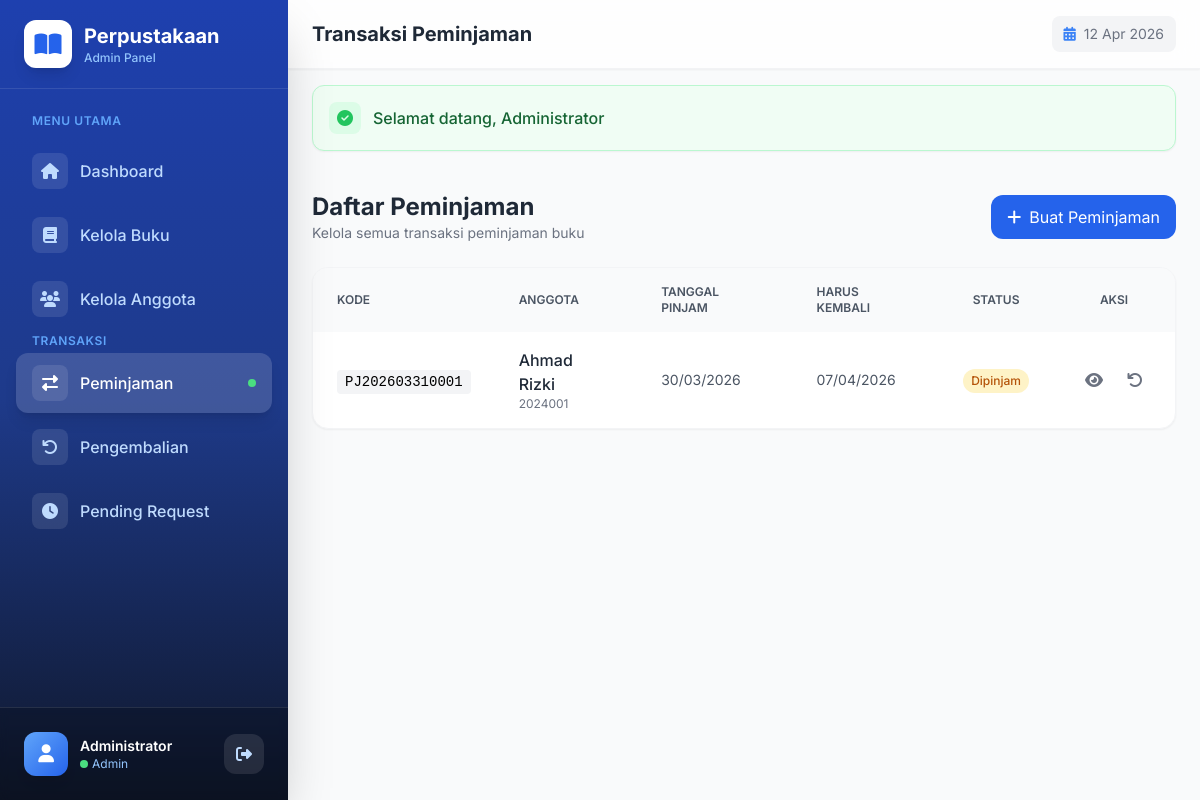
Page /admin/transaksi (signed in) on the committed database.
### tables this page shows
CREATE TABLE `peminjaman` (
  `id` int(11) NOT NULL,
  `kode_peminjaman` varchar(20) NOT NULL,
  `anggota_id` int(11) NOT NULL,
  `user_id` int(11) DEFAULT NULL,
  `tanggal_pinjam` date NOT NULL,
  `tanggal_harus_kembali` date NOT NULL,
  `tanggal_kembali` date DEFAULT NULL,
  `status` enum('pending','dipinjam','dikembalikan','terlambat','ditolak') DEFAULT 'pending',
  `total_denda` decimal(10,2) DEFAULT 0.00,
  `keterangan` text DEFAULT NULL,
  `created_at` timestamp NOT NULL DEFAULT current_timestamp(),
  `updated_at` timestamp NOT NULL DEFAULT current_timestamp() ON UPDATE current_timestamp()
);

CREATE TABLE `anggota` (
  `id` int(11) NOT NULL,
  `nis` varchar(20) NOT NULL,
  `nama` varchar(100) NOT NULL,
  `jenis_kelamin` enum('L','P') NOT NULL,
  `kelas` varchar(20) NOT NULL,
  `jurusan` varchar(100) DEFAULT NULL,
  `alamat` text DEFAULT NULL,
  `telepon` varchar(20) DEFAULT NULL,
  `email` varchar(100) DEFAULT NULL,
  `username` varchar(50) NOT NULL,
  `password` varchar(255) NOT NULL,
  `foto` varchar(255) DEFAULT NULL,
  `tanggal_daftar` date NOT NULL,
  `status` enum('aktif','nonaktif','suspend') DEFAULT 'aktif',
  `max_pinjam` int(11) DEFAULT 3,
  `created_at` timestamp NOT NULL DEFAULT current_timestamp(),
  `updated_at` timestamp NOT NULL DEFAULT current_timestamp() ON UPDATE current_timestamp()
);

### controllers/TransaksiController.php (called while the page is built, shortened)
<?php
class TransaksiController {
    private $peminjamanModel;
    public function __construct() {
        $this->peminjamanModel = new Peminjaman();
    }
    public function index() {
        $data = [
            'user' => Session::get('user_data'),
            'peminjaman' => $this->peminjamanModel->getAll()
        ];
        include BASE_PATH . '/views/admin/transaksi/index.php';
    }
}

### helpers/Session.php (called while the page is built, shortened)
<?php
class Session {
    public static function get($key, $default = null) {
        return $_SESSION[$key] ?? $default;
    }
}

### config/Database.php (called while the page is built, shortened)
<?php
class Database {
    private static $instance = null;
    private $connection;
    private $host = 'localhost';
    private $db_name = 'db_perpustakaan';
    private $username = 'root';
    private $password = '';
    private $charset = 'utf8mb4';
    private function __construct() {
        try {
            $dsn = "mysql:host={$this->host};dbname={$this->db_name};charset={$this->charset}";
            $options = [
                PDO::ATTR_ERRMODE => PDO::ERRMODE_EXCEPTION,
                PDO::ATTR_DEFAULT_FETCH_MODE => PDO::FETCH_ASSOC,
                PDO::ATTR_EMULATE_PREPARES => false,
            ];
            $this->connection = new PDO($dsn, $this->username, $this->password, $options);
        } catch (PDOException $e) {
            die("Koneksi database gagal: " . $e->getMessage());
        }
    }
    public static function getInstance() {
        if (self::$instance === null) {
            self::$instance = new self();
        }
        return self::$instance;
    }
    public function getConnection() {
        return $this->connection;
    }
}

### models/Peminjaman.php (called while the page is built, shortened)
<?php
class Peminjaman {
    private $db;
    private $table = 'peminjaman';
    public function __construct() {
        $this->db = Database::getInstance()->getConnection();
    }
    public function getAll() {
        $stmt = $this->db->query("
            SELECT p.*, a.nama as nama_anggota, a.nis, u.nama_lengkap as nama_petugas
            FROM {$this->table} p
            LEFT JOIN anggota a ON p.anggota_id = a.id
            LEFT JOIN users u ON p.user_id = u.id
            ORDER BY p.created_at DESC
        ");
        return $stmt->fetchAll();
    }
}

### views/admin/transaksi/index.php (the view, shortened to what this page needs)
<?php
include BASE_PATH . '/views/layouts/header.php';
include BASE_PATH . '/views/layouts/admin_sidebar.php';
?>
<div class="flex flex-col lg:flex-row lg:items-center lg:justify-between gap-4 mb-6">
    <div class="fade-in-left">
        <h1 class="text-xl sm:text-2xl font-bold text-gray-800">Daftar Peminjaman</h1>
        <p class="text-gray-500 text-sm">Kelola semua transaksi peminjaman buku</p>
    </div>
    <a href="<?= BASE_URL ?>/admin/transaksi/create" class="fade-in-right px-4 py-2.5 bg-primary-600 text-white rounded-xl hover:bg-primary-700 flex items-center justify-center gap-2 transition-all btn-press hover-lift w-full sm:w-auto">
        <i class="fas fa-plus"></i>
        <span>Buat Peminjaman</span>
    </a>
</div>
<div class="bg-white rounded-2xl shadow-sm border border-gray-100 overflow-hidden card-animate">
    <div class="overflow-x-auto">
        <table class="w-full">
            <thead class="bg-gray-50">
                <tr>
                    <th class="px-4 sm:px-6 py-4 text-left text-xs font-semibold text-gray-600 uppercase">Kode</th>
                    <th class="px-4 sm:px-6 py-4 text-left text-xs font-semibold text-gray-600 uppercase">Anggota</th>
                    <th class="px-4 sm:px-6 py-4 text-left text-xs font-semibold text-gray-600 uppercase hidden md:table-cell">Tanggal Pinjam</th>
                    <th class="px-4 sm:px-6 py-4 text-left text-xs font-semibold text-gray-600 uppercase hidden lg:table-cell">Harus Kembali</th>
                    <th class="px-4 sm:px-6 py-4 text-center text-xs font-semibold text-gray-600 uppercase">Status</th>
                    <th class="px-4 sm:px-6 py-4 text-center text-xs font-semibold text-gray-600 uppercase">Aksi</th>
                </tr>
            </thead>
            <tbody class="divide-y divide-gray-100">
                <?php if (empty($data['peminjaman'])): ?>
                    <tr>
                        <td colspan="6" class="px-6 py-12 text-center text-gray-500">
                            <div class="fade-in">
                                <i class="fas fa-exchange-alt text-5xl mb-4 text-gray-300"></i>
                                <p class="font-medium">Belum ada transaksi peminjaman</p>
                                <a href="<?= BASE_URL ?>/admin/transaksi/create" class="inline-block mt-3 text-primary-600 hover:underline">
                                    + Buat peminjaman pertama
                                </a>
                            </div>
                        </td>
                    </tr>
                <?php else: ?>
                    <?php foreach ($data['peminjaman'] as $p): ?>
                        <tr class="hover:bg-gray-50 transition-colors">
                            <td class="px-4 sm:px-6 py-4">
                                <span class="font-mono text-sm bg-gray-100 px-2 py-1 rounded"><?= htmlspecialchars($p['kode_peminjaman']) ?></span>
                            </td>
                            <td class="px-4 sm:px-6 py-4">
                                <p class="font-medium text-gray-800"><?= htmlspecialchars($p['nama_anggota']) ?></p>
                                <p class="text-xs text-gray-500"><?= $p['nis'] ?></p>
                            </td>
                            <td class="px-4 sm:px-6 py-4 text-sm text-gray-600 hidden md:table-cell"><?= date('d/m/Y', strtotime($p['tanggal_pinjam'])) ?></td>
                            <td class="px-4 sm:px-6 py-4 text-sm text-gray-600 hidden lg:table-cell"><?= date('d/m/Y', strtotime($p['tanggal_harus_kembali'])) ?></td>
                            <td class="px-4 sm:px-6 py-4 text-center">
                                <?php
                                $statusClass = 'bg-gray-100 text-gray-700';
                                if ($p['status'] === 'dipinjam') {
                                    $statusClass = 'bg-amber-100 text-amber-700';
                                } elseif ($p['status'] === 'dikembalikan') {
                                    $statusClass = 'bg-green-100 text-green-700';
                                } elseif ($p['status'] === 'terlambat') {
                                    $statusClass = 'bg-red-100 text-red-700 animate-pulse';
                                }
                                ?>
                                <span class="inline-flex px-2 py-1 text-xs font-medium rounded-full <?= $statusClass ?>">
                                    <?= ucfirst($p['status']) ?>
                                </span>
                            </td>
                            <td class="px-4 sm:px-6 py-4 text-center">
                                <div class="flex items-center justify-center gap-1 sm:gap-2">
                                    <a href="<?= BASE_URL ?>/admin/transaksi/show?id=<?= $p['id'] ?>"
                                       class="p-2 text-gray-500 hover:text-blue-600 hover:bg-blue-50 rounded-lg transition-all" title="Detail">
                                        <i class="fas fa-eye"></i>
                                    </a>
                                    <?php if ($p['status'] === 'dipinjam'): ?>
                                        <a href="<?= BASE_URL ?>/admin/pengembalian/process?id=<?= $p['id'] ?>"
                                           class="p-2 text-gray-500 hover:text-green-600 hover:bg-green-50 rounded-lg transition-all" title="Proses Pengembalian">
                                            <i class="fas fa-undo"></i>
                                        </a>
                                    <?php endif; ?>
                                </div>
                            </td>
                        </tr>
                    <?php endforeach; ?>
                <?php endif; ?>
            </tbody>
        </table>
    </div>
</div>
    </main>
</div>
<?php include BASE_PATH . '/views/layouts/footer.php'; ?>

### views/layouts/header.php (style rules this page uses)
* { font-family: 'Inter', sans-serif; }
.fade-in-left { animation: fadeInLeft 0.6s ease-out forwards; }
.fade-in-right { animation: fadeInRight 0.6s ease-out forwards; }
.hover-lift { transition: all 0.3s cubic-bezier(0.4, 0, 0.2, 1); }
.hover-scale { transition: all 0.3s ease; }
.btn-press { transition: all 0.15s ease; }
.table-row-animate { animation: tableRowIn 0.4s ease-out forwards; opacity: 0; }

### rows in the picture
peminjaman: kode_peminjaman "PJ202603310001", anggota.nama "Ahmad Rizki", anggota.nis "2024001", tanggal_pinjam "30/03/2026", tanggal_harus_kembali "07/04/2026", status "Dipinjam"

### other values in the picture
$user['nama_lengkap'] "Administrator"
$user['role'] "Admin"
$pageTitle "Transaksi Peminjaman"
$flash['message'] "Selamat datang, Administrator"
